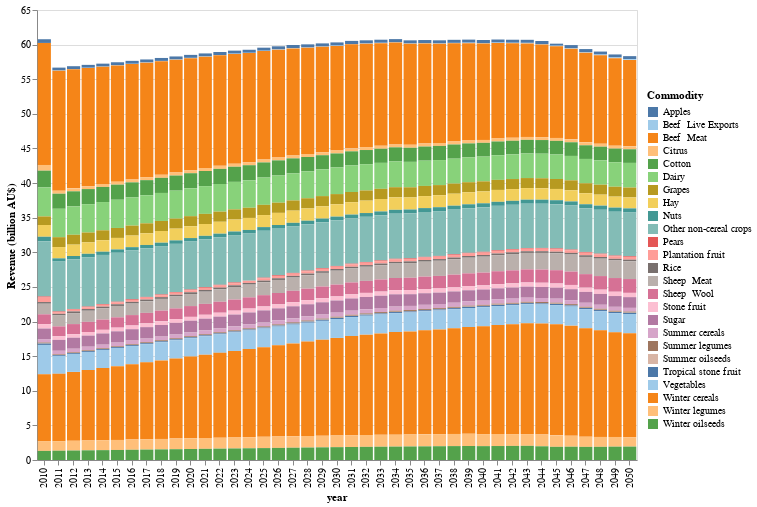

Here is the notebook cell this chart was saved with:
### Code cell
# HIDE CODE
plot_rev_source(revenue_df)

### Figure 1 — Vega-Lite specification as saved in the notebook (floating-point values rounded to 4 significant figures; data arrays with more than 128 entries replaced by an {"elided": "..."} marker saying what was removed)
{"config": {"view": {"continuousWidth": 300, "continuousHeight": 300}}, "data": {"name": "data-07235e31578b21f67c728d868ac9144c"}, "mark": {"type": "bar"}, "encoding": {"color": {"field": "Source_type", "legend": {"direction": "vertical", "legendX": 610, "legendY": 80, "orient": "none", "title": "Commodity", "titleAnchor": "start"}, "scale": {"scheme": "tableau20"}, "type": "nominal"}, "tooltip": [{"field": "value (billion)", "format": ".2f", "title": "Revenue (billion AU$)", "type": "quantitative"}, {"field": "Source_type", "type": "nominal"}], "x": {"field": "year", "type": "ordinal"}, "y": {"field": "value (billion)", "title": "Revenue (billion AU$)", "type": "quantitative"}}, "height": 450, "width": 600, "$schema": "https://vega.github.io/schema/vega-lite/v5.15.1.json", "datasets": {"data-07235e31578b21f67c728d868ac9144c": {"elided": "1024 records"}}}
